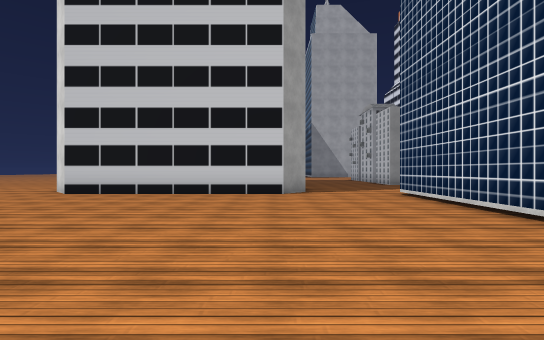
View 1 (above)

24 first-person views from a walk through a 3-D level made in the Unity game engine. The camera is 1.3 m above the floor, looks level and sees 85° across. The floor is counted in squares, 2 m on a side. Each view is taken from the middle of a square. On the plan, view 1 faces up. The plan holds only what a view shows up to about 9 squares ahead; the rest is blank. The place goes on beyond the plan. Some surface patterns are stand-ins.

View 2
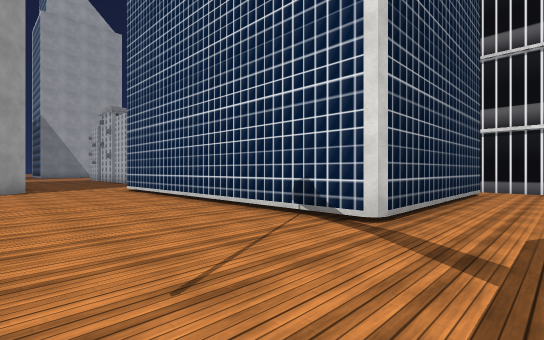

View 3
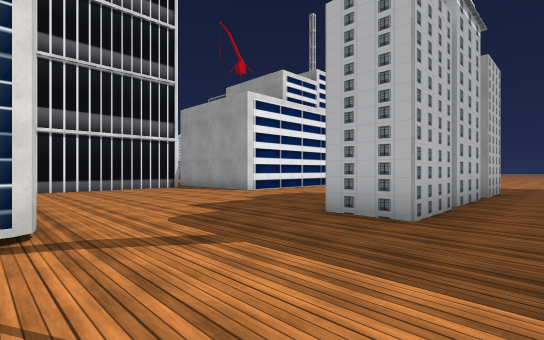

View 4
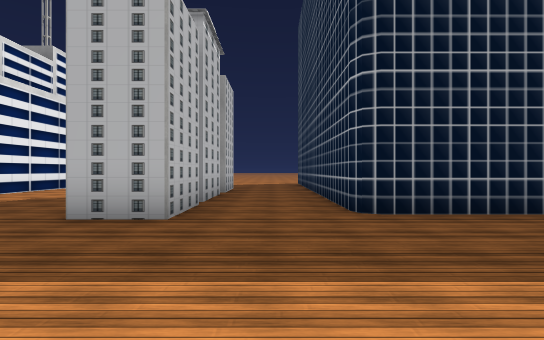

View 5
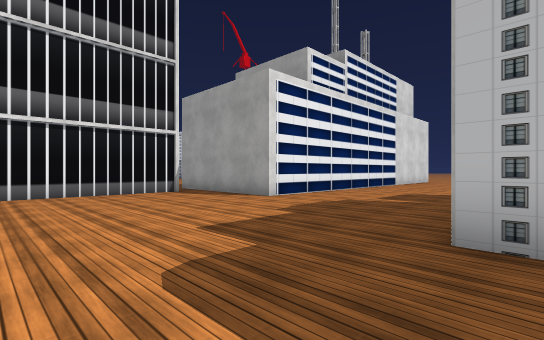

View 6
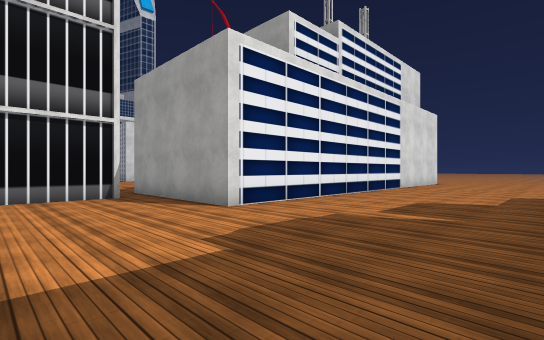

View 7
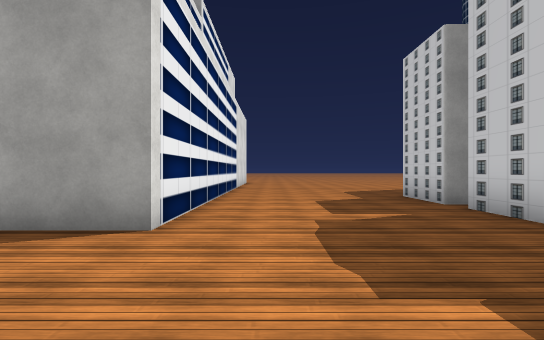

View 8
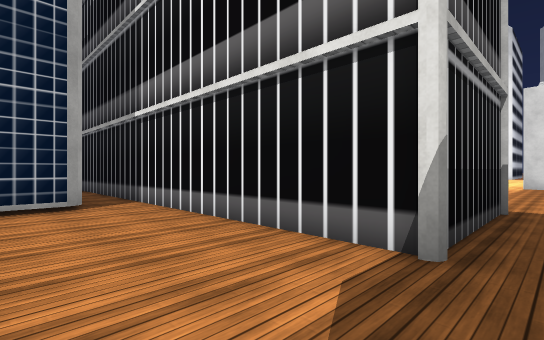

View 9
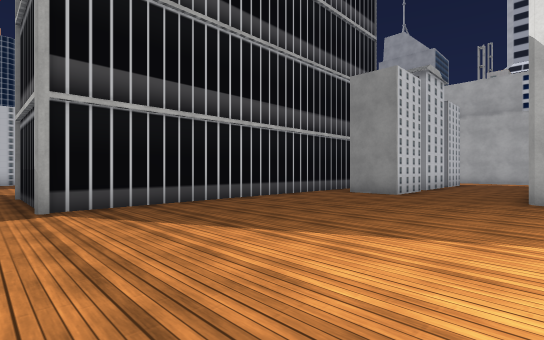

View 10
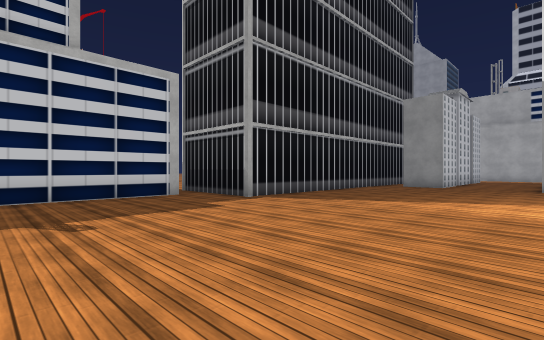

View 11
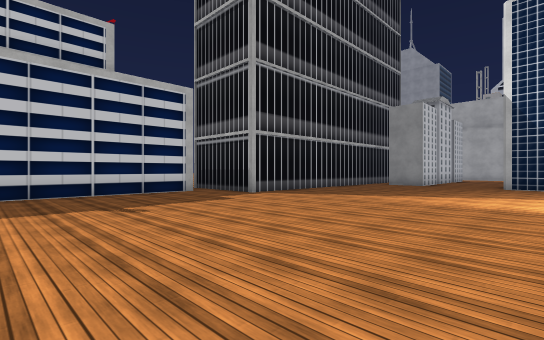

View 12
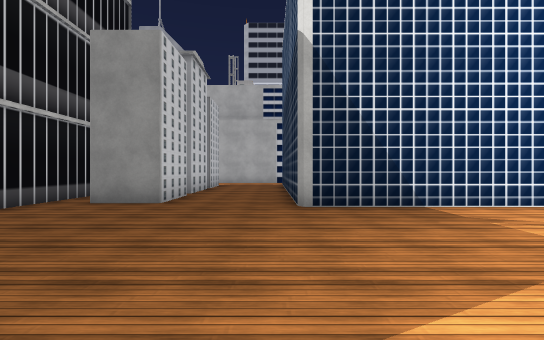

View 13
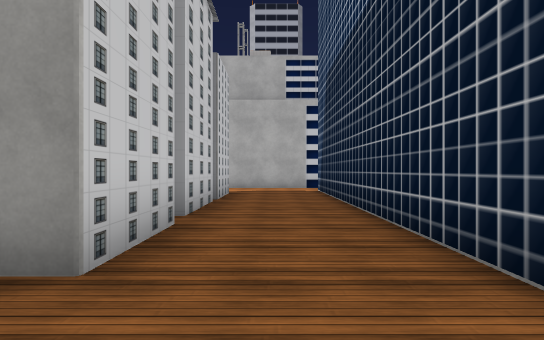

View 14
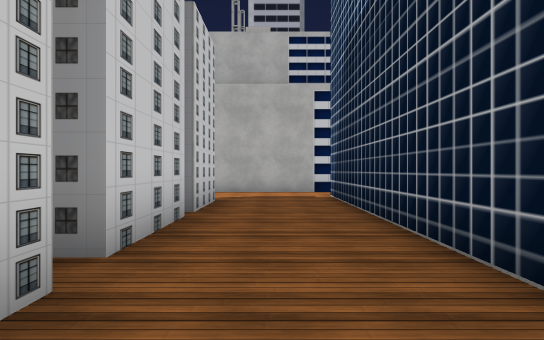

View 15
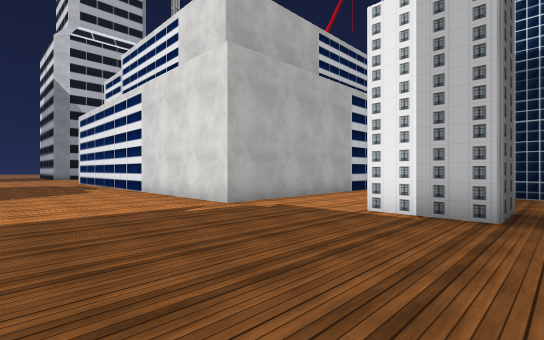

View 16
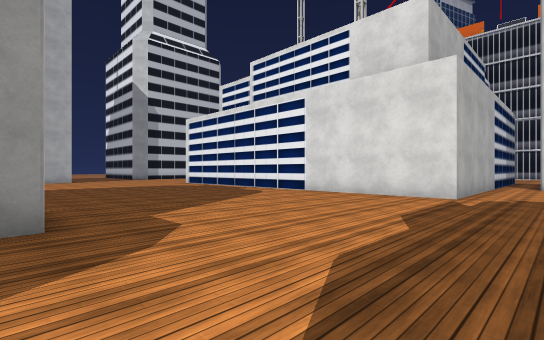

View 17
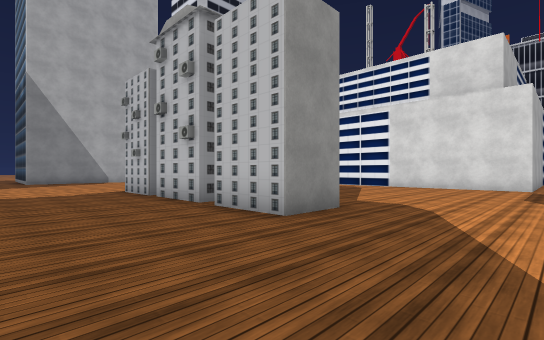

View 18
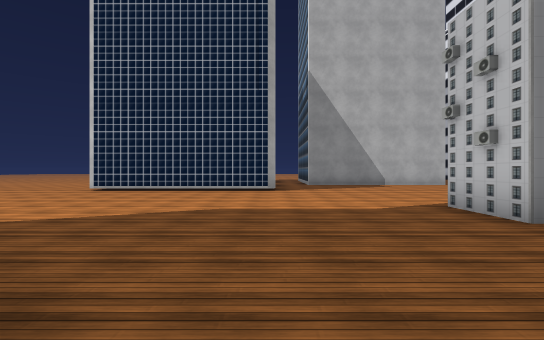

View 19
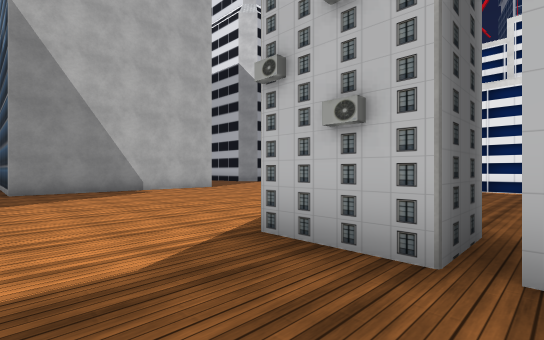

View 20
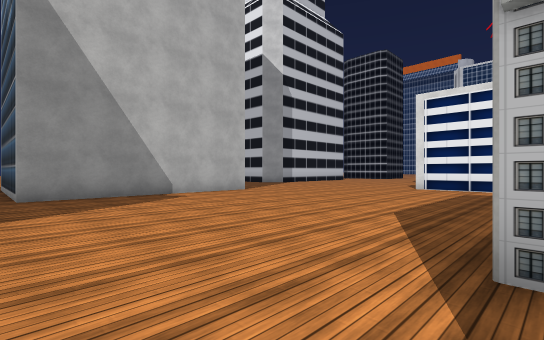

View 21
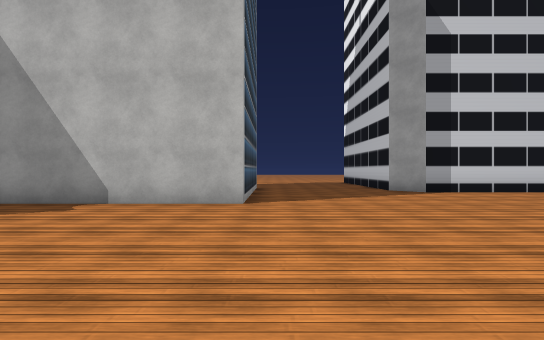

View 22
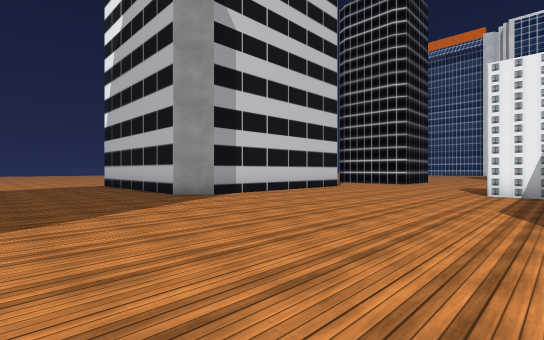

View 23
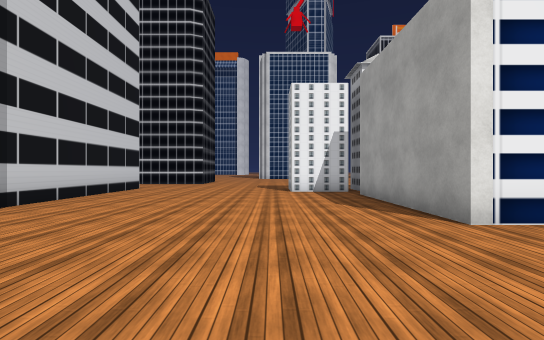

View 24
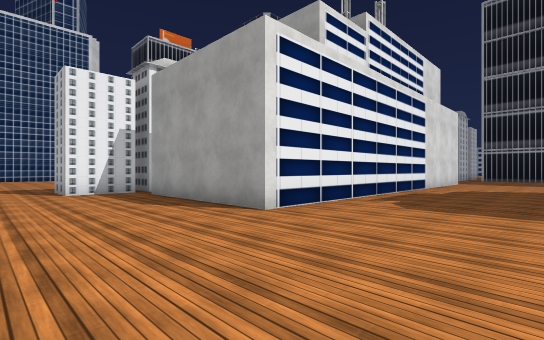

### Floor plan
Key: @ floor where view 1 was taken; # wall or solid block; x gap in a wall; . floor; O other object.
Columns run from 3 left of view 1 to 22 right of it. Each row starts with its distance up from view 1.
 32              ....#
 31        #     ....#
 30        #    #....######
 29        #    #..........
 28       .#    #..........
 27       .######..........
 26       .................
 25       ..................
 24       ................#O
 23 ......................#
 22 .................######
 21 .................#
 20 .................#
 19 ........# .......#
 18  .......#O.......#
 17   ......# .......#
 16    .....##...... #
 15      .... .......#
 14      ...##.......#
 13      ...O#.......#
 12      ............#
 11      ............######
 10      .................
  9    ##..  .............#
  8 ####...#     .....#...#
  7 .......#     .....#O..#
  6 .......#     .....#...#
  5 .......#          #...#
  4 .......#      #   ....#
  3 .......#     .###.##..#
  2  ......#     .###.#O..####
  1   .....#     .###.........
  0    @...######.###.........
 -1   ............###........
 -2  .............###.......
 -3 ..............###.......
 -4 .....O........###.......
 -5 ##... ........###.......
 -6  #...O..................
 -7  #...#.....####.........
 -8  #...x.....#  #.........
 -9  #...#O....#  #.........
-10       .....#  #.........
-11       .....#  #.........

Positions as (right, up) in squares from view 1, and headings:
1: (0, 0), facing up
2: (0, -2), facing up-right
3: (0, 0), facing down-right
4: (0, 0), facing down
5: (2, -1), facing down-right
6: (3, -3), facing down-right
7: (6, -3), facing down
8: (8, -6), facing up-right
9: (19, -6), facing up-left
10: (19, -10), facing up-left
11: (20, -11), facing up-left
12: (18, -4), facing up
13: (17, 0), facing up
14: (17, 2), facing up
15: (10, 6), facing up-right
16: (6, 9), facing up-right
17: (2, 10), facing up-right
18: (2, 14), facing up
19: (3, 17), facing up-right
20: (3, 19), facing up-right
21: (10, 21), facing up
22: (10, 23), facing up-right
23: (10, 25), facing right
24: (10, 26), facing down-right
